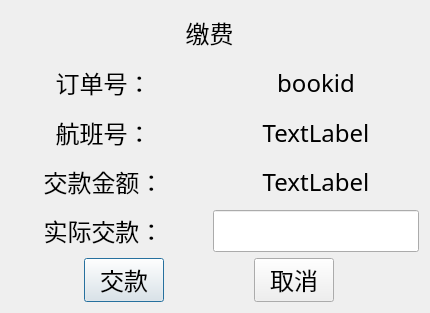
<?xml version="1.0" encoding="UTF-8"?>
<ui version="4.0">
 <class>MoneyDialog</class>
 <widget class="QDialog" name="MoneyDialog">
  <property name="geometry">
   <rect>
    <x>0</x>
    <y>0</y>
    <width>430</width>
    <height>313</height>
   </rect>
  </property>
  <property name="windowTitle">
   <string>Dialog</string>
  </property>
  <layout class="QVBoxLayout" name="verticalLayout">
   <property name="leftMargin">
    <number>0</number>
   </property>
   <item>
    <widget class="QLabel" name="label">
     <property name="font">
      <font>
       <family>幼圆</family>
       <pointsize>18</pointsize>
      </font>
     </property>
     <property name="text">
      <string>缴费</string>
     </property>
     <property name="scaledContents">
      <bool>true</bool>
     </property>
     <property name="alignment">
      <set>Qt::AlignCenter</set>
     </property>
    </widget>
   </item>
   <item>
    <layout class="QHBoxLayout" name="horizontalLayout">
     <item>
      <widget class="QLabel" name="label_2">
       <property name="font">
        <font>
         <family>幼圆</family>
         <pointsize>18</pointsize>
        </font>
       </property>
       <property name="text">
        <string>订单号：</string>
       </property>
       <property name="alignment">
        <set>Qt::AlignCenter</set>
       </property>
      </widget>
     </item>
     <item>
      <widget class="QLabel" name="bookid_label">
       <property name="font">
        <font>
         <family>幼圆</family>
         <pointsize>18</pointsize>
        </font>
       </property>
       <property name="text">
        <string>bookid</string>
       </property>
       <property name="alignment">
        <set>Qt::AlignCenter</set>
       </property>
      </widget>
     </item>
    </layout>
   </item>
   <item>
    <layout class="QHBoxLayout" name="horizontalLayout_2">
     <item>
      <widget class="QLabel" name="label_3">
       <property name="font">
        <font>
         <family>幼圆</family>
         <pointsize>18</pointsize>
        </font>
       </property>
       <property name="text">
        <string>航班号：</string>
       </property>
       <property name="alignment">
        <set>Qt::AlignCenter</set>
       </property>
      </widget>
     </item>
     <item>
      <widget class="QLabel" name="ftype_label">
       <property name="font">
        <font>
         <family>幼圆</family>
         <pointsize>18</pointsize>
        </font>
       </property>
       <property name="text">
        <string>TextLabel</string>
       </property>
       <property name="alignment">
        <set>Qt::AlignCenter</set>
       </property>
      </widget>
     </item>
    </layout>
   </item>
   <item>
    <layout class="QHBoxLayout" name="horizontalLayout_3">
     <item>
      <widget class="QLabel" name="label_5">
       <property name="font">
        <font>
         <family>幼圆</family>
         <pointsize>18</pointsize>
        </font>
       </property>
       <property name="text">
        <string>交款金额：</string>
       </property>
       <property name="alignment">
        <set>Qt::AlignCenter</set>
       </property>
      </widget>
     </item>
     <item>
      <widget class="QLabel" name="moneyin_label">
       <property name="font">
        <font>
         <family>幼圆</family>
         <pointsize>18</pointsize>
        </font>
       </property>
       <property name="text">
        <string>TextLabel</string>
       </property>
       <property name="alignment">
        <set>Qt::AlignCenter</set>
       </property>
      </widget>
     </item>
    </layout>
   </item>
   <item>
    <layout class="QHBoxLayout" name="horizontalLayout_4">
     <property name="leftMargin">
      <number>0</number>
     </property>
     <item>
      <widget class="QLabel" name="label_7">
       <property name="sizePolicy">
        <sizepolicy hsizetype="Preferred" vsizetype="Preferred">
         <horstretch>1</horstretch>
         <verstretch>0</verstretch>
        </sizepolicy>
       </property>
       <property name="font">
        <font>
         <family>幼圆</family>
         <pointsize>18</pointsize>
        </font>
       </property>
       <property name="text">
        <string>实际交款：</string>
       </property>
       <property name="alignment">
        <set>Qt::AlignCenter</set>
       </property>
      </widget>
     </item>
     <item>
      <widget class="QLineEdit" name="moneyin_edit">
       <property name="sizePolicy">
        <sizepolicy hsizetype="Expanding" vsizetype="Fixed">
         <horstretch>1</horstretch>
         <verstretch>0</verstretch>
        </sizepolicy>
       </property>
       <property name="font">
        <font>
         <family>幼圆</family>
         <pointsize>18</pointsize>
        </font>
       </property>
       <property name="clearButtonEnabled">
        <bool>false</bool>
       </property>
      </widget>
     </item>
    </layout>
   </item>
   <item>
    <layout class="QHBoxLayout" name="horizontalLayout_5">
     <item>
      <widget class="QPushButton" name="money_button">
       <property name="sizePolicy">
        <sizepolicy hsizetype="Fixed" vsizetype="Fixed">
         <horstretch>0</horstretch>
         <verstretch>0</verstretch>
        </sizepolicy>
       </property>
       <property name="font">
        <font>
         <family>幼圆</family>
         <pointsize>18</pointsize>
        </font>
       </property>
       <property name="text">
        <string>交款</string>
       </property>
      </widget>
     </item>
     <item>
      <widget class="QPushButton" name="money_cancel_button">
       <property name="sizePolicy">
        <sizepolicy hsizetype="Fixed" vsizetype="Fixed">
         <horstretch>0</horstretch>
         <verstretch>0</verstretch>
        </sizepolicy>
       </property>
       <property name="font">
        <font>
         <family>幼圆</family>
         <pointsize>18</pointsize>
        </font>
       </property>
       <property name="text">
        <string>取消</string>
       </property>
      </widget>
     </item>
    </layout>
   </item>
  </layout>
 </widget>
 <resources/>
 <connections/>
</ui>
